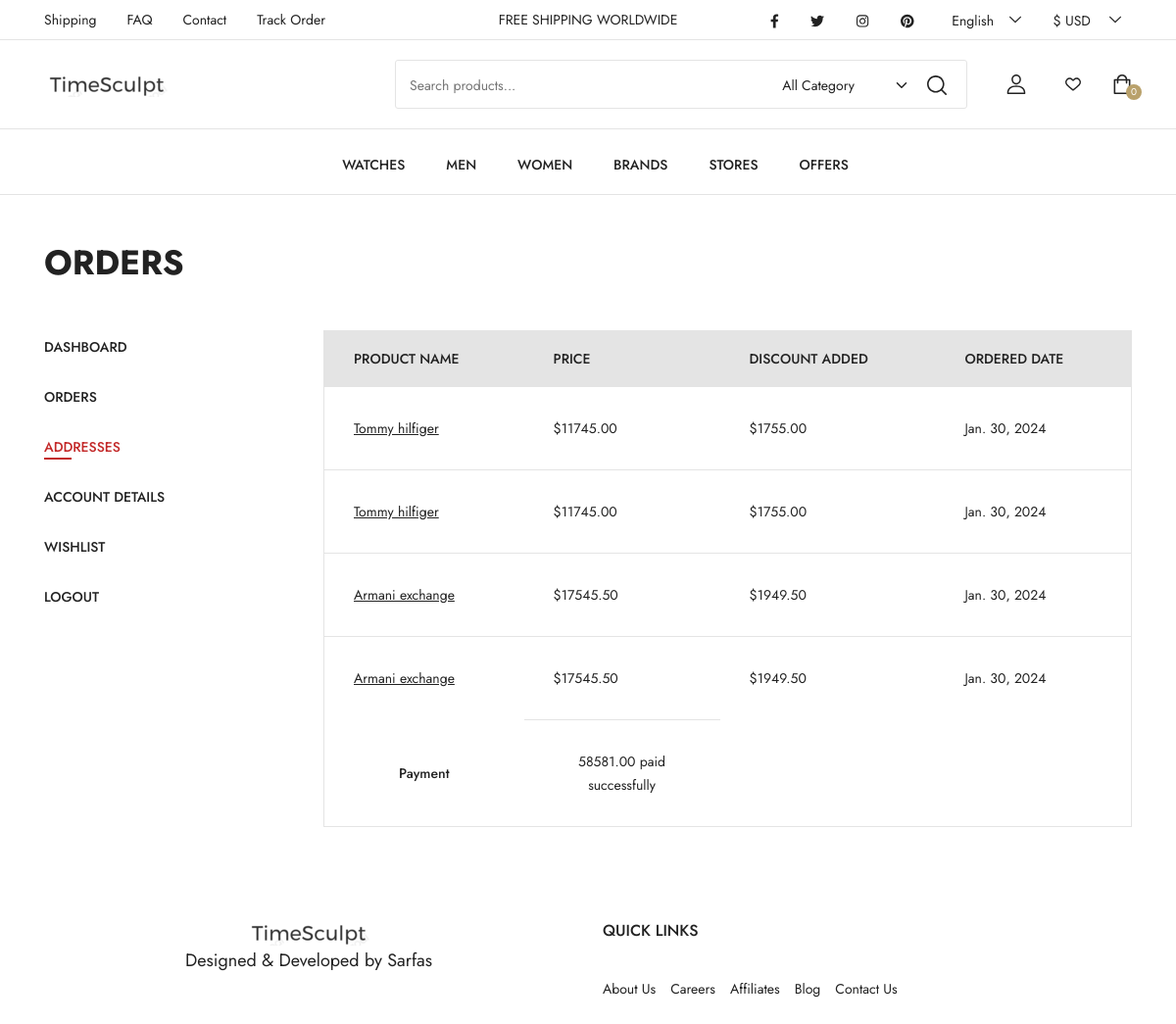
The app's page /orders/ (signed in) with its own data.
### home/models.py (models this page shows, shortened)
class OrderPlaced(models.Model):
    user=models.ForeignKey(User ,on_delete=models.CASCADE)
    product=models.ForeignKey(Watch ,on_delete=models.CASCADE)
    ordered_date=models.DateField(auto_now_add=True)
    payment=models.ForeignKey(Payment,on_delete=models.CASCADE,default="")

class Watch(models.Model):
    GENDER_CHOICES = [
        ('Men', 'Men'),
        ('Unisex', 'Unisex'),
        ('Women', 'Women'),
    ]
    BRAND_CHOICES = [
        ('Armani Exchange', 'Armani Exchange'),
        ('Calvin Klein', 'Calvin Klein'),
        ('Casio', 'Casio'),
        ('Fossil', 'Fossil'),
        ('G-Shock', 'G-Shock'),
        ('Hugo Boss', 'Hugo Boss'),
        ('Kenneth Cole', 'Kenneth Cole'),
        ('Movado', 'Movado'),
        ('Obaku', 'Obaku'),
        ('Police', 'Police'),
        ('Titan', 'Titan'),
        ('Tommy Hilfiger', 'Tommy Hilfiger'),
    ]
    STYLE_CHOICES = [
        ('Adventure', 'Adventure'),
        ('Bling', 'Bling'),
        ('Casual', 'Casual'),
        ('Dressy', 'Dressy'),
        ('Fashion', 'Fashion'),
        ('Fitness', 'Fitness'),
        ('Formal', 'Formal'),
        ('Minimalistic', 'Minimalistic'),
        ('Party', 'Party'),
        ('Sporty', 'Sporty'),
    ]
    STRAP_MATERIAL_CHOICES = [
        ('Acetate', 'Acetate'),
        ('Alloy', 'Alloy'),
        ('Ceramic', 'Ceramic'),
        ('Fabric', 'Fabric'),
        ('Gold', 'Gold'),
        ('Leather', 'Leather'),
        ('Metal', 'Metal'),
        ('Nylon', 'Nylon'),
        ('PU', 'PU'),
        ('Plastic', 'Plastic'),
        ('Rubber', 'Rubber'),
        ('Silicon', 'Silicon'),
        ('Textile', 'Textile'),
    ]
    DIAL_TYPE_CHOICES = [
        ('Analog', 'Analog'),
        ('Digital', 'Digital'),
        ('Roman', 'Roman'),
        ('Smart', 'Smart'),
    ]
    DIAL_COLOUR_CHOICES = [
        ('Black', 'Black'),
        ('Blue', 'Blue'),
        ('Gold', 'Gold'),
        ('Pink', 'Pink'),
        ('White', 'White'),
    ]
    DIAL_SHAPE_CHOICES = [
        ('Oval', 'Oval'),
        ('Polygon', 'Polygon'),
        ('Rectangle', 'Rectangle'),
        ('Rectangular', 'Rectangular'),
        ('Round', 'Round'),
        ('Square', 'Square'),
        ('Triangle', 'Triangle'),
    ]
    watch_name = models.CharField(max_length=100,blank=True,null=True)
    watch_thumbnail = models.ImageField(upload_to='watch_thumbnails/',blank=True,null=True)
    brands = models.CharField(max_length=30, choices=BRAND_CHOICES,blank=True,null=True)
    watch_details = models.TextField(blank=True,null=True)
    price = models.DecimalField(max_digits=10, decimal_places=2,blank=True,null=True)
    discount = models.IntegerField(default=0,blank=True,null=True)
    gender = models.CharField(max_length=10, choices=GENDER_CHOICES,blank=True,null=True)
    dial_type = models.CharField(max_length=20, choices=DIAL_TYPE_CHOICES,blank=True,null=True)
    dial_colour = models.CharField(max_length=20, choices=DIAL_COLOUR_CHOICES,blank=True,null=True)
    dial_shape = models.CharField(max_length=20, choices=DIAL_SHAPE_CHOICES,blank=True,null=True)
    style = models.CharField(max_length=20, choices=STYLE_CHOICES,blank=True,null=True)
    strap_material = models.CharField(max_length=30, choices=STRAP_MATERIAL_CHOICES,blank=True,null=True)
    def actual_price(self):
        return self.price - (self.price * self.discount / 100)
    def discounted_price(self):
        return  (self.price * self.discount / 100)

### home/views.py (the view)
# urls.py: path('orders/', orders_page, name='orders_page'),
def orders_page(request):
    orders = OrderPlaced.objects.filter(user=request.user)
    total = 0
    for order in orders:
        total += order.product.actual_price()
    context = {'orders': orders, 'total': total}
    return render(request, 'account_order.html', context)

### home/common_context_processors.py (called while the page is built)
def base_common(request):
    cart_item={}
    cart_count=0
    famount=0
    brands=Watch.BRAND_CHOICES
    if request.user.is_authenticated:
        try:
            user = request.user
            cart_item = Cart.objects.filter(user=user)
            cart_count=cart_item.count()
            famount=0
            for c in cart_item:
                famount += c.watch_name.actual_price()
        except Cart.DoesNotExist:
            pass
    return {
        'cart_item': cart_item,'famount':famount,'cart_count':cart_count,'brands':brands
    }

### templates/account_order.html
{% extends 'base.html' %}
{% load static %}
{% block main %}
<main>
    <div class="mb-4 pb-4"></div>
    <section class="my-account container">
      <h2 class="page-title">Orders</h2>
      <div class="row">
        <div class="col-lg-3">
          <ul class="account-nav">
            <li><a href="{% url 'dashboard' %}" class="menu-link menu-link_us-s">Dashboard</a></li>
            <li><a href="{% url 'orders_page' %}" class="menu-link menu-link_us-s">Orders</a></li>
            <li><a href="{% url 'account_address' %}" class="menu-link menu-link_us-s  menu-link_active">Addresses</a></li>
            <li><a href="{% url 'userlogout' %}" class="menu-link menu-link_us-s">Account Details</a></li>
            <li><a href="{% url 'userlogout' %}" class="menu-link menu-link_us-s">Wishlist</a></li>
            <li><a href="{% url 'wishlist' %}" class="menu-link menu-link_us-s">Logout</a></li>
          </ul>
        </div>
        <div class="col-lg-9">
          <div class="page-content my-account__orders-list">
            <table class="orders-table">
              <thead>
                <tr>
                  <th>Product Name</th>
                  <th>Price</th>
                  <th>Discount Added</th>
                  <th>Ordered Date</th>
                </tr>
              </thead>
              {% if orders %}
              <tbody>
                {% for order in orders %}
                <tr>
                  <td>{{ order.product.watch_name }}</td>
                  <td>${{ order.product.actual_price }}</td>
                  <td>${{ order.product.discounted_price }}</td>
                  <td>{{ order.ordered_date }}</td>
                </tr>
                {% endfor %}
                <tr>
                  <th style="text-align: center;">Payment</th>
                  <td style="text-align: center;">{{total}} paid successfully</td>
              </tr>
              </tbody>
              {% else %}
              <tr>
                <th></th>
                <td style="text-align: center;"><p>No Orders Available</p></td>
              </tr>
              {% endif %}
            </table>
          </div>
        </div>
      </div>
    </section>
  </main>
  <div class="mb-5 pb-xl-5"></div>
  {% endblock main %}

### records on screen
OrderPlaced: product.watch_name "Tommy hilfiger", product.actual_price "11745.00", product.discounted_price "1755.00", ordered_date "Jan. 30, 2024"
OrderPlaced: product.watch_name "Tommy hilfiger", product.actual_price "11745.00", product.discounted_price "1755.00", ordered_date "Jan. 30, 2024"
OrderPlaced: product.watch_name "Armani exchange", product.actual_price "17545.50", product.discounted_price "1949.50", ordered_date "Jan. 30, 2024"
OrderPlaced: product.watch_name "Armani exchange", product.actual_price "17545.50", product.discounted_price "1949.50", ordered_date "Jan. 30, 2024"

### other values on screen
{{ cart_count }} "0"
{{ total }} "58581.00"
